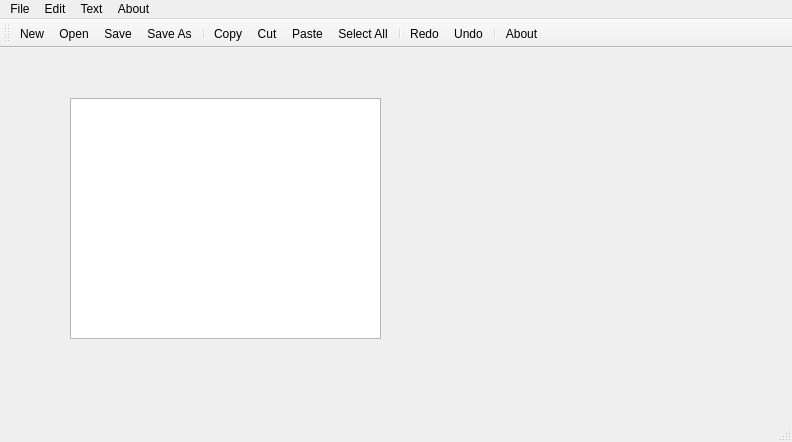
<?xml version="1.0" encoding="UTF-8"?>
<ui version="4.0">
 <class>MainWindow</class>
 <widget class="QMainWindow" name="MainWindow">
  <property name="geometry">
   <rect>
    <x>0</x>
    <y>0</y>
    <width>792</width>
    <height>442</height>
   </rect>
  </property>
  <property name="windowTitle">
   <string>MainWindow</string>
  </property>
  <widget class="QWidget" name="centralwidget">
   <widget class="QTextEdit" name="textEdit">
    <property name="geometry">
     <rect>
      <x>70</x>
      <y>50</y>
      <width>311</width>
      <height>241</height>
     </rect>
    </property>
   </widget>
  </widget>
  <widget class="QMenuBar" name="menubar">
   <property name="geometry">
    <rect>
     <x>0</x>
     <y>0</y>
     <width>792</width>
     <height>21</height>
    </rect>
   </property>
   <widget class="QMenu" name="menuFile">
    <property name="title">
     <string>File</string>
    </property>
    <addaction name="separator"/>
    <addaction name="actionNew"/>
    <addaction name="actionOpen"/>
    <addaction name="actionSave"/>
    <addaction name="actionSave_As"/>
    <addaction name="actionExit"/>
   </widget>
   <widget class="QMenu" name="menuEdit">
    <property name="title">
     <string>Edit</string>
    </property>
    <addaction name="actionCopy"/>
    <addaction name="actionCut"/>
    <addaction name="actionPaste"/>
    <addaction name="actionFind"/>
    <addaction name="actionReplace"/>
    <addaction name="actionSelect_All"/>
    <addaction name="actionUndo"/>
    <addaction name="actionRedo"/>
   </widget>
   <widget class="QMenu" name="menuView">
    <property name="title">
     <string>Text</string>
    </property>
    <addaction name="actionBold"/>
    <addaction name="actionItalic"/>
    <addaction name="actionUnderline"/>
    <addaction name="actionStrike"/>
    <addaction name="actionColor"/>
    <addaction name="actionFont"/>
   </widget>
   <widget class="QMenu" name="menuAbout">
    <property name="title">
     <string>About</string>
    </property>
    <addaction name="actionHelp"/>
    <addaction name="actionAbout"/>
   </widget>
   <addaction name="menuFile"/>
   <addaction name="menuEdit"/>
   <addaction name="menuView"/>
   <addaction name="menuAbout"/>
  </widget>
  <widget class="QStatusBar" name="statusbar"/>
  <widget class="QToolBar" name="toolBar">
   <property name="windowTitle">
    <string>toolBar</string>
   </property>
   <attribute name="toolBarArea">
    <enum>TopToolBarArea</enum>
   </attribute>
   <attribute name="toolBarBreak">
    <bool>false</bool>
   </attribute>
   <addaction name="actionNew"/>
   <addaction name="actionOpen"/>
   <addaction name="actionSave"/>
   <addaction name="actionSave_As"/>
   <addaction name="separator"/>
   <addaction name="actionCopy"/>
   <addaction name="actionCut"/>
   <addaction name="actionPaste"/>
   <addaction name="actionSelect_All"/>
   <addaction name="separator"/>
   <addaction name="actionRedo"/>
   <addaction name="actionUndo"/>
   <addaction name="separator"/>
   <addaction name="actionAbout"/>
  </widget>
  <action name="actionNew">
   <property name="icon">
    <iconset resource="resource.qrc">
     <normaloff>:/file/images/new-document.png</normaloff>:/file/images/new-document.png</iconset>
   </property>
   <property name="text">
    <string>New</string>
   </property>
  </action>
  <action name="actionOpen">
   <property name="icon">
    <iconset resource="resource.qrc">
     <normaloff>:/file/images/folder.png</normaloff>:/file/images/folder.png</iconset>
   </property>
   <property name="text">
    <string>Open</string>
   </property>
  </action>
  <action name="actionSave">
   <property name="icon">
    <iconset resource="resource.qrc">
     <normaloff>:/file/images/diskette.png</normaloff>:/file/images/diskette.png</iconset>
   </property>
   <property name="text">
    <string>Save</string>
   </property>
  </action>
  <action name="actionSave_As">
   <property name="icon">
    <iconset resource="resource.qrc">
     <normaloff>:/file/images/save-as.png</normaloff>:/file/images/save-as.png</iconset>
   </property>
   <property name="text">
    <string>Save As</string>
   </property>
  </action>
  <action name="actionExit">
   <property name="icon">
    <iconset resource="resource.qrc">
     <normaloff>:/file/images/logout.png</normaloff>:/file/images/logout.png</iconset>
   </property>
   <property name="text">
    <string>Exit</string>
   </property>
  </action>
  <action name="actionCopy">
   <property name="icon">
    <iconset resource="resource.qrc">
     <normaloff>:/file/images/copy.png</normaloff>:/file/images/copy.png</iconset>
   </property>
   <property name="text">
    <string>Copy</string>
   </property>
  </action>
  <action name="actionCut">
   <property name="icon">
    <iconset resource="resource.qrc">
     <normaloff>:/file/images/scissors.png</normaloff>:/file/images/scissors.png</iconset>
   </property>
   <property name="text">
    <string>Cut</string>
   </property>
  </action>
  <action name="actionPaste">
   <property name="icon">
    <iconset resource="resource.qrc">
     <normaloff>:/file/images/paste.png</normaloff>:/file/images/paste.png</iconset>
   </property>
   <property name="text">
    <string>Paste</string>
   </property>
  </action>
  <action name="actionFind">
   <property name="icon">
    <iconset resource="resource.qrc">
     <normaloff>:/file/images/searching-magnifying-glass.png</normaloff>:/file/images/searching-magnifying-glass.png</iconset>
   </property>
   <property name="text">
    <string>Find</string>
   </property>
  </action>
  <action name="actionReplace">
   <property name="icon">
    <iconset resource="resource.qrc">
     <normaloff>:/file/images/exchange.png</normaloff>:/file/images/exchange.png</iconset>
   </property>
   <property name="text">
    <string>Replace</string>
   </property>
  </action>
  <action name="actionSelect_All">
   <property name="icon">
    <iconset resource="resource.qrc">
     <normaloff>:/file/images/select-all.png</normaloff>:/file/images/select-all.png</iconset>
   </property>
   <property name="text">
    <string>Select All</string>
   </property>
  </action>
  <action name="actionBold">
   <property name="icon">
    <iconset resource="resource.qrc">
     <normaloff>:/file/images/bold-button.png</normaloff>:/file/images/bold-button.png</iconset>
   </property>
   <property name="text">
    <string>Bold</string>
   </property>
  </action>
  <action name="actionItalic">
   <property name="icon">
    <iconset resource="resource.qrc">
     <normaloff>:/file/images/italic.png</normaloff>:/file/images/italic.png</iconset>
   </property>
   <property name="text">
    <string>Italic</string>
   </property>
  </action>
  <action name="actionUnderline">
   <property name="icon">
    <iconset resource="resource.qrc">
     <normaloff>:/file/images/underlined-text.png</normaloff>:/file/images/underlined-text.png</iconset>
   </property>
   <property name="text">
    <string>Underline</string>
   </property>
  </action>
  <action name="actionStrike">
   <property name="icon">
    <iconset resource="resource.qrc">
     <normaloff>:/file/images/megaphone.png</normaloff>:/file/images/megaphone.png</iconset>
   </property>
   <property name="text">
    <string>Strike</string>
   </property>
  </action>
  <action name="actionColor">
   <property name="icon">
    <iconset resource="resource.qrc">
     <normaloff>:/file/images/chromatic.png</normaloff>:/file/images/chromatic.png</iconset>
   </property>
   <property name="text">
    <string>Color</string>
   </property>
  </action>
  <action name="actionFont">
   <property name="icon">
    <iconset resource="resource.qrc">
     <normaloff>:/file/images/font.png</normaloff>:/file/images/font.png</iconset>
   </property>
   <property name="text">
    <string>Font</string>
   </property>
  </action>
  <action name="actionHelp">
   <property name="icon">
    <iconset resource="resource.qrc">
     <normaloff>:/file/images/question.png</normaloff>:/file/images/question.png</iconset>
   </property>
   <property name="text">
    <string>Help</string>
   </property>
  </action>
  <action name="actionAbout">
   <property name="icon">
    <iconset resource="resource.qrc">
     <normaloff>:/file/images/about-png-2.png</normaloff>:/file/images/about-png-2.png</iconset>
   </property>
   <property name="text">
    <string>About</string>
   </property>
  </action>
  <action name="actionUndo">
   <property name="icon">
    <iconset resource="resource.qrc">
     <normaloff>:/file/images/undo-arrow.png</normaloff>:/file/images/undo-arrow.png</iconset>
   </property>
   <property name="text">
    <string>Undo</string>
   </property>
  </action>
  <action name="actionRedo">
   <property name="icon">
    <iconset resource="resource.qrc">
     <normaloff>:/file/images/redo-arrow.png</normaloff>:/file/images/redo-arrow.png</iconset>
   </property>
   <property name="text">
    <string>Redo</string>
   </property>
  </action>
 </widget>
 <resources>
  <include location="resource.qrc"/>
 </resources>
 <connections/>
</ui>
